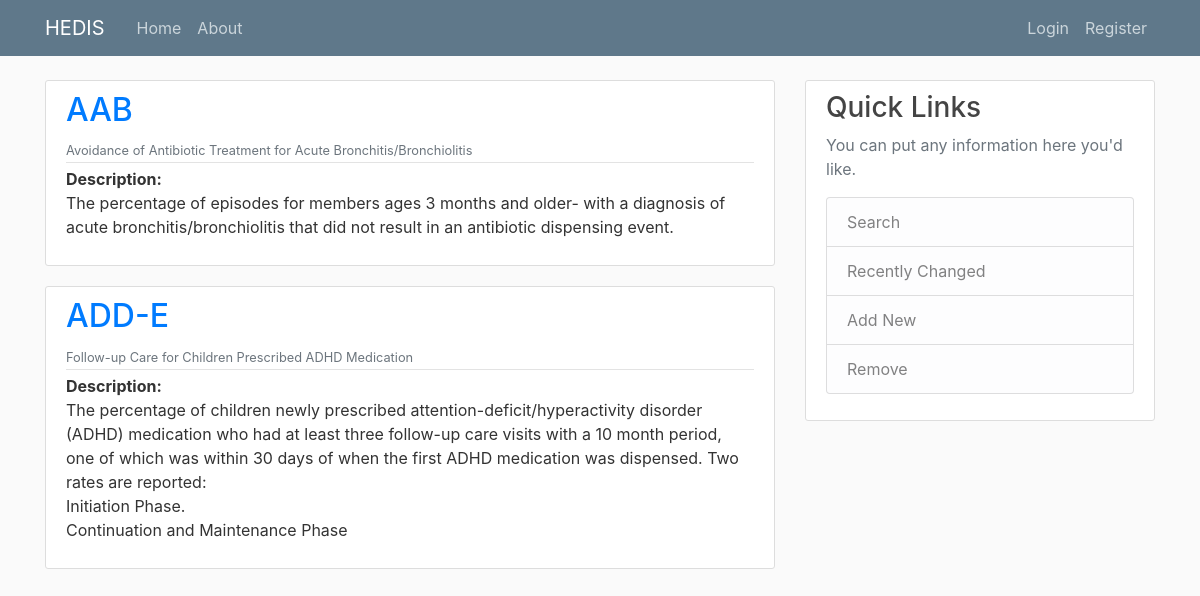
/measure/, run on the app's committed database.
### measure/models.py (models this page shows, shortened)
class Measure(models.Model):
    title = models.CharField(max_length=100)
    acronym = models.CharField(max_length=100)
    description = models.TextField()
    measure_year = models.IntegerField()
    population = models.TextField()
    exclusions = models.TextField()
    denominator = models.TextField()
    numerator = models.TextField()
    author = models.ForeignKey(User, on_delete=models.CASCADE)

### measure/views.py (the view)
# urls.py: path('', MeasureListView.as_view(), name="measure-home"),
class MeasureListView(ListView):
    model = Measure
    template_name = 'measure/home.html'
    context_object_name = 'measures'
    ordering = ['acronym']

### measure/templates/measure/home.html
{% extends "measure/base.html" %}
{% block content %}
{% for measure in measures %}
    <article class="media content-section">
        <div class="media-body">
            <div class="article-metadata">
                <h2><a class="mr-2" class="article-title" href="{% url 'measure-detail' measure.pk %}">{{ measure.acronym }}</a></h2>
                <small class="text-muted">{{ measure.title }}</small>
            </div>
            <b>Description:</b><p class="article-content">{{measure.description}}</p>
        </div>
    </article>
{% endfor %}
{% endblock content %}

### measure/templates/measure/base.html (shortened to what this page needs)
{% load static %}
<!DOCTYPE html>
<html lang="en">
    <head>
        <link rel="stylesheet" href="https://cdn.jsdelivr.net/npm/bootstrap@4.0.0/dist/css/bootstrap.min.css">
        <link rel="stylesheet" type="text/css" href="{% static 'measure/main.css' %}">
</head>
<body>
    <header class="site-header">
        <nav class="navbar navbar-expand-md navbar-dark bg-steel fixed-top">
          <div class="container">
            <a class="navbar-brand mr-4" href="{% url 'measure-home' %}">HEDIS</a>
            <div class="collapse navbar-collapse" id="navbarToggle">
              <div class="navbar-nav mr-auto">
                <a class="nav-item nav-link" href="{% url 'measure-home' %}">Home</a>
                <a class="nav-item nav-link" href="{% url 'measure-about' %}">About</a>
              </div>
              <div class="navbar-nav">
                {% if user.is_authenticated %}
                <a class="nav-item nav-link" href="{% url 'profile' %}">{{user.username}}</a>
                <a class="nav-item nav-link" href="{% url 'logout' %}">Logout</a>
                {% else %}
                <a class="nav-item nav-link" href="{% url 'login' %}">Login</a>
                <a class="nav-item nav-link" href="{% url 'register' %}">Register</a>
                {% endif %}
              </div>
            </div>
          </div>
        </nav>
      </header>
      <main role="main" class="container">
        <div class="row">
          <div class="col-md-8">
            {% block content %}{% endblock %}
          </div>
          <div class="col-md-4">
            <div class="content-section">
              <h3>Quick Links</h3>
              <p class='text-muted'>You can put any information here you'd like.
                <ul class="list-group">
                  <li class="list-group-item list-group-item-light">Search</li>
                  <li class="list-group-item list-group-item-light">Recently Changed</li>
                  <li class="list-group-item list-group-item-light">Add New</li>
                  <li class="list-group-item list-group-item-light">Remove</li>
                </ul>
              </p>
            </div>
          </div>
        </div>
      </main>
</body>
</html>

### measure/static/measure/main.css (style rules this page uses)
body { background: #fafafa; color: #333333; margin-top: 5rem; }
h1, h2, h3, h4, h5, h6 { color: #444444; }
ul { margin: 0; }
.bg-steel { background-color: #5f788a; }
.site-header .navbar-nav .nav-link { color: #cbd5db; }
.content-section { background: #ffffff; padding: 10px 20px; border: 1px solid #dddddd; border-radius: 3px; margin-bottom: 20px; }
.article-content { white-space: pre-line; }
.article-metadata { padding-bottom: 1px; margin-bottom: 4px; border-bottom: 1px solid #e3e3e3 }

### data on the page
Measure: acronym "AAB", title "Avoidance of Antibiotic Treatment for Acute Bronchitis/Bronchiolitis", description "The percentage of episodes for members ages 3 months and older- with a diagnosis of acute bronchitis/bronchiolitis that did not result in an antibiotic dispensing event."
Measure: acronym "ADD-E", title "Follow-up Care for Children Prescribed ADHD Medication", description "The percentage of children newly prescribed attention-deficit/hyperactivity disorder (ADHD) medication who had at least three follow-up care visits with a 10 month period, one of which was within 30 days of when the first ADHD medication was dispensed. Two rates are reported: Initiation Phase. Continuation and Maintenance Phase"
